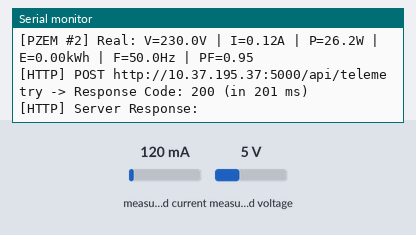
A sketch run on a simulated ESP32. On the bench: the last lines printed to the serial monitor. Inputs (shaded band) come from the test bench; at power-on: measured current 120 mA, measured voltage 5 V. WiFi joins after 1.5 s; servers stay silent unless stated; uploads are accepted with an empty reply.

Above: at 3.7 s.
3.8 s: measured current set to 40 mA
5.3 s: measured voltage set to 0.3 V
At 6.29 s:
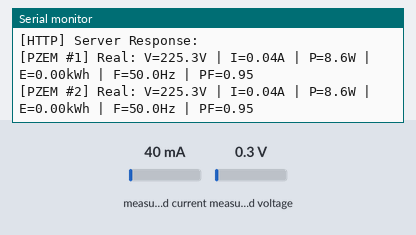
6.8 s: measured current set to 500 mA
At 10.4 s:
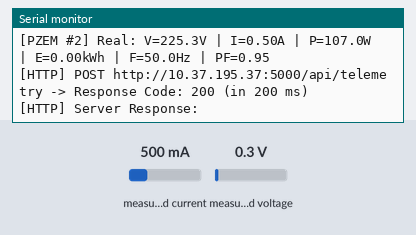
Timing chart, 0 to 11.9 s (numbered marks = the images above; inputs shaded):
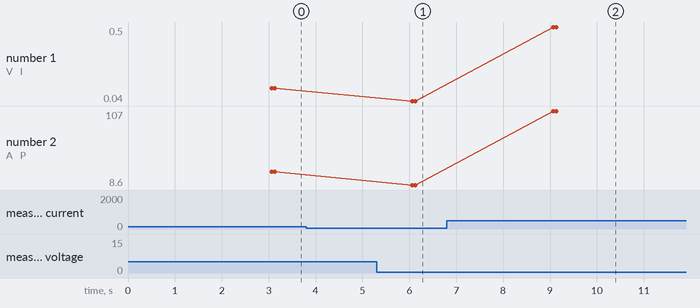

Measured:
- after the input at 5.3 s, the serial monitor: prints a new line after 0.76 s (image 1)
- after the input at 6.8 s, the serial monitor: prints a new line after 2.3 s (image 2)
- plotted number 1: 0.04 → 0.5 after the input at 6.8 s
- plotted number 2: 26.2 → 8.6 after the input at 5.3 s, 8.6 → 107 after the input at 6.8 s

The sketch:

esp32_smart_switchboard.ino
```cpp
/**
 * =========================================================================
 * Project: Smart Switchboard - Appliance-Level Energy Monitoring (ESP32)
 * Module:  Dual PZEM-004T V3.0 Ingestion & Wi-Fi HTTP Telemetry
 * =========================================================================
 */

#include <WiFi.h>
#include <HTTPClient.h>
#include <ArduinoJson.h>
#include <PZEM004Tv30.h>
#include "config.h"

// =========================================================================
// Hardware PZEM Object Instantiation
// =========================================================================
// PZEM #1 connected via Hardware Serial2
PZEM004Tv30 pzem1(Serial2, PZEM1_RX_PIN, PZEM1_TX_PIN);

// PZEM #2 connected via Hardware Serial1
PZEM004Tv30 pzem2(Serial1, PZEM2_RX_PIN, PZEM2_TX_PIN);

// Data structure to hold parsed electrical metrics
struct PzemReading {
  uint8_t channel;
  float voltage;
  float current;
  float power;
  float energy;
  float frequency;
  float powerFactor;
  bool isValid;
};

// Timing tracking for non-blocking telemetry loop
unsigned long lastTelemetryTime = 0;
unsigned long lastWifiCheckTime = 0;

// =========================================================================
// Function Prototypes
// =========================================================================
void connectToWiFi();
void checkWiFiConnection();
bool readPzemChannel(PZEM004Tv30 &pzem, uint8_t channelNumber, PzemReading &out);
void transmitTelemetry(const PzemReading &r1, const PzemReading &r2);

// =========================================================================
// Setup Function
// =========================================================================
void setup() {
  // Initialize USB Debug Serial Monitor
  Serial.begin(DEBUG_SERIAL_BAUD);
  delay(1000);

  Serial.println();
  Serial.println(F("=================================================="));
  Serial.println(F(" Smart Switchboard ESP32 Telemetry Node Starting "));
  Serial.println(F("=================================================="));
  Serial.printf("Device ID: %s\n", DEVICE_ID);
  Serial.printf("PZEM #1 Pins: RX=GPIO%d (TX on sensor), TX=GPIO%d (RX on sensor)\n", PZEM1_RX_PIN, PZEM1_TX_PIN);
  Serial.printf("PZEM #2 Pins: RX=GPIO%d (TX on sensor), TX=GPIO%d (RX on sensor)\n", PZEM2_RX_PIN, PZEM2_TX_PIN);
  Serial.printf("Telemetry Interval: %d ms\n", TELEMETRY_INTERVAL_MS);
  // Initialize Hardware UARTs for PZEM modules
  Serial1.begin(PZEM_BAUD_RATE, SERIAL_8N1, PZEM2_RX_PIN, PZEM2_TX_PIN);
  Serial2.begin(PZEM_BAUD_RATE, SERIAL_8N1, PZEM1_RX_PIN, PZEM1_TX_PIN);

  // Connect to Local Wi-Fi Network
  connectToWiFi();

  Serial.println(F("[System] Setup complete. Entering telemetry monitoring loop.\n"));
}

// =========================================================================
// Main Loop (Non-blocking)
// =========================================================================
void loop() {
  unsigned long currentMillis = millis();

  // 1. Periodically verify Wi-Fi connectivity (every 10 seconds)
  if (currentMillis - lastWifiCheckTime >= 10000) {
    lastWifiCheckTime = currentMillis;
    checkWiFiConnection();
  }

  // 2. Transmit Telemetry at defined interval (e.g. every 3000 ms)
  if (currentMillis - lastTelemetryTime >= TELEMETRY_INTERVAL_MS) {
    lastTelemetryTime = currentMillis;

    // Read both PZEM channels
    PzemReading reading1;
    PzemReading reading2;

    bool r1Ok = readPzemChannel(pzem1, 1, reading1);
    bool r2Ok = readPzemChannel(pzem2, 2, reading2);

    // If at least one channel has valid readings, or simulation fallback is enabled
    if (r1Ok || r2Ok || SIMULATE_IF_PZEM_NAN) {
      transmitTelemetry(reading1, reading2);
    } else {
      Serial.println(F("[Warning] Both PZEM modules returned invalid readings (no AC mains power or wiring issue). Telemetry skipped."));
    }
  }
}

// =========================================================================
// Wi-Fi Connection Helpers
// =========================================================================
void connectToWiFi() {
  Serial.printf("[Wi-Fi] Connecting to SSID: %s ...\n", WIFI_SSID);
  WiFi.mode(WIFI_STA);
  WiFi.begin(WIFI_SSID, WIFI_PASSWORD);

  unsigned long startAttemptTime = millis();

  while (WiFi.status() != WL_CONNECTED && millis() - startAttemptTime < WIFI_TIMEOUT_MS) {
    delay(500);
    Serial.print(F("."));
  }

  if (WiFi.status() == WL_CONNECTED) {
    Serial.println();
    Serial.printf("[Wi-Fi] Connected successfully! IP Address: %s\n", WiFi.localIP().toString().c_str());
    Serial.printf("[Wi-Fi] Signal Strength (RSSI): %d dBm\n", WiFi.RSSI());
  } else {
    Serial.println();
    Serial.println(F("[Wi-Fi] Initial connection timeout. Will continue retrying in background loop."));
  }
}

void checkWiFiConnection() {
  if (WiFi.status() != WL_CONNECTED) {
    Serial.println(F("[Wi-Fi] Connection lost. Attempting auto-reconnect..."));
    WiFi.disconnect();
    WiFi.reconnect();
  }
}

// =========================================================================
// PZEM-004T Channel Reader
// =========================================================================
bool readPzemChannel(PZEM004Tv30 &pzem, uint8_t channelNumber, PzemReading &out) {
  out.channel = channelNumber;
  out.isValid = false;

  // Read electrical parameters from PZEM module
  float v = pzem.voltage();
  float i = pzem.current();
  float p = pzem.power();
  float e = pzem.energy();
  float f = pzem.frequency();
  float pf = pzem.pf();

  // Check if any reading returned NaN (indicates disconnected sensor or unpowered AC line)
  if (isnan(v) || isnan(i) || isnan(p) || isnan(e) || isnan(f) || isnan(pf)) {
    if (SIMULATE_IF_PZEM_NAN) {
      // Fallback values for bench testing without live 230V AC load
      out.voltage = 236.5 + (channelNumber * 1.2);
      out.current = 0.11 + (channelNumber * 0.02);
      out.power = out.voltage * out.current * 0.45;
      out.energy = 0.01;
      out.frequency = 50.0;
      out.powerFactor = 0.44;
      out.isValid = true;
      Serial.printf("[PZEM #%d] [SIMULATION] V=%.1fV, I=%.2fA, P=%.1fW, E=%.2fkWh, F=%.1fHz, PF=%.2f\n",
                    channelNumber, out.voltage, out.current, out.power, out.energy, out.frequency, out.powerFactor);
      return true;
    }

    Serial.printf("[PZEM #%d] Reading error: Sensor not responding or AC voltage missing.\n", channelNumber);
    return false;
  }

  // Assign valid measurements
  out.voltage = v;
  out.current = i;
  out.power = p;
  out.energy = e;
  out.frequency = f;
  out.powerFactor = pf;
  out.isValid = true;

  Serial.printf("[PZEM #%d] Real: V=%.1fV | I=%.2fA | P=%.1fW | E=%.2fkWh | F=%.1fHz | PF=%.2f\n",
                channelNumber, out.voltage, out.current, out.power, out.energy, out.frequency, out.powerFactor);

  return true;
}

// =========================================================================
// HTTP Telemetry Transmitter
// =========================================================================
void transmitTelemetry(const PzemReading &r1, const PzemReading &r2) {
  if (WiFi.status() != WL_CONNECTED) {
    Serial.println(F("[HTTP] Cannot send telemetry: Wi-Fi not connected."));
    return;
  }

  // Construct JSON Document matching backend schema (ArduinoJson 7)
  JsonDocument doc;
  doc["device_id"] = DEVICE_ID;

  JsonArray readingsArray = doc["readings"].to<JsonArray>();

  // Add PZEM 1 reading if valid
  if (r1.isValid) {
    JsonObject obj1 = readingsArray.add<JsonObject>();
    obj1["channel"] = 1;
    obj1["voltage"] = serialized(String(r1.voltage, 1));
    obj1["current"] = serialized(String(r1.current, 2));
    obj1["power"] = serialized(String(r1.power, 1));
    obj1["energy"] = serialized(String(r1.energy, 2));
    obj1["frequency"] = serialized(String(r1.frequency, 1));
    obj1["power_factor"] = serialized(String(r1.powerFactor, 2));
  }

  // Add PZEM 2 reading if valid
  if (r2.isValid) {
    JsonObject obj2 = readingsArray.add<JsonObject>();
    obj2["channel"] = 2;
    obj2["voltage"] = serialized(String(r2.voltage, 1));
    obj2["current"] = serialized(String(r2.current, 2));
    obj2["power"] = serialized(String(r2.power, 1));
    obj2["energy"] = serialized(String(r2.energy, 2));
    obj2["frequency"] = serialized(String(r2.frequency, 1));
    obj2["power_factor"] = serialized(String(r2.powerFactor, 2));
  }

  // Serialize JSON to String
  String jsonPayload;
  serializeJson(doc, jsonPayload);

  // Prepare HTTP POST Request
  HTTPClient http;
  String targetUrl = String("http://") + SERVER_HOST + ":" + String(SERVER_PORT) + TELEMETRY_PATH;

  http.begin(targetUrl);
  http.setTimeout(HTTP_TIMEOUT_MS);
  http.addHeader("Content-Type", "application/json");

  unsigned long tStart = millis();
  int httpResponseCode = http.POST(jsonPayload);
  unsigned long tDuration = millis() - tStart;

  if (httpResponseCode > 0) {
    String response = http.getString();
    Serial.printf("[HTTP] POST %s -> Response Code: %d (in %lu ms)\n", targetUrl.c_str(), httpResponseCode, tDuration);
    Serial.printf("[HTTP] Server Response: %s\n\n", response.c_str());
  } else {
    Serial.printf("[HTTP] POST Failed! Error: %s (Code: %d)\n\n", http.errorToString(httpResponseCode).c_str(), httpResponseCode);
  }

  http.end();
}
```

config.h
```cpp
#ifndef CONFIG_H
#define CONFIG_H

// =========================================================================
// 1. Device Identification
// =========================================================================
#define DEVICE_ID "esp32_switchboard_01"

// =========================================================================
// 2. Wi-Fi Configuration
// =========================================================================
#define WIFI_SSID     "x"
#define WIFI_PASSWORD "mugil2025"

// Wi-Fi Connection Timeout (milliseconds)
#define WIFI_TIMEOUT_MS 15000

// =========================================================================
// 3. Backend API Server Configuration
// =========================================================================
// Set this to your computer's local LAN IP address where the Node.js backend runs
#define SERVER_HOST     "10.37.195.37"
#define SERVER_PORT     5000
#define TELEMETRY_PATH  "/api/telemetry"

// Telemetry Transmission Interval (milliseconds) - Recommended: 2000 to 5000 ms
#define TELEMETRY_INTERVAL_MS 3000

// HTTP Request Timeout (milliseconds)
#define HTTP_TIMEOUT_MS 4000

// =========================================================================
// 4. Hardware UART & Pin Assignments (DO NOT MODIFY)
// =========================================================================
// PZEM #1: Serial2 (UART2)
// ESP32 RX2 (GPIO 26) connects to PZEM1 TX
// ESP32 TX2 (GPIO 27) connects to PZEM1 RX
#define PZEM1_RX_PIN 26
#define PZEM1_TX_PIN 27

// PZEM #2: Serial1 (UART1)
// ESP32 RX1 (GPIO 16) connects to PZEM2 TX
// ESP32 TX1 (GPIO 17) connects to PZEM2 RX
#define PZEM2_RX_PIN 16
#define PZEM2_TX_PIN 17

#define PZEM_BAUD_RATE 9600

// =========================================================================
// 5. Diagnostics & Debugging
// =========================================================================
#define DEBUG_SERIAL_BAUD 115200

// Set to true only if testing the firmware logic when AC mains are turned off
#define SIMULATE_IF_PZEM_NAN false

#endif // CONFIG_H
```
